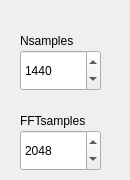
       <widget class="QWidget" name="DigitizerTab">
        <attribute name="title">
         <string>Digitizer</string>
        </attribute>
        <widget class="QSpinBox" name="Nsamples">
         <property name="geometry">
          <rect>
           <x>20</x>
           <y>50</y>
           <width>81</width>
           <height>41</height>
          </rect>
         </property>
         <property name="maximum">
          <number>10000</number>
         </property>
         <property name="value">
          <number>1440</number>
         </property>
        </widget>
        <widget class="QLabel" name="NsamplesLabel">
         <property name="geometry">
          <rect>
           <x>20</x>
           <y>30</y>
           <width>91</width>
           <height>21</height>
          </rect>
         </property>
         <property name="text">
          <string>Nsamples</string>
         </property>
        </widget>
        <widget class="QLabel" name="FFTsamplesLabel">
         <property name="geometry">
          <rect>
           <x>20</x>
           <y>110</y>
           <width>101</width>
           <height>21</height>
          </rect>
         </property>
         <property name="text">
          <string>FFTsamples</string>
         </property>
        </widget>
        <widget class="QSpinBox" name="FFTsamples">
         <property name="geometry">
          <rect>
           <x>20</x>
           <y>130</y>
           <width>81</width>
           <height>41</height>
          </rect>
         </property>
         <property name="maximum">
          <number>10000</number>
         </property>
         <property name="value">
          <number>2048</number>
         </property>
        </widget>
       </widget>
